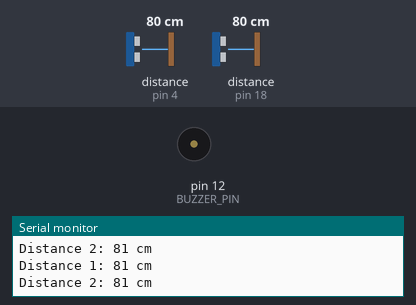
Simulated run of this sketch. Board: Arduino Uno, built with avr-gcc and run on an emulated ATmega328P. Shown: buzzer (waves = sounding, pin HIGH), the last lines printed to the serial monitor. Inputs (shaded band) come from the test bench; at power-on: distance to the obstacle (sensors on pin 4, pin 18) 80 cm. The echo pulse lasts 58.3 µs per cm.

Above: at 1.2 s.
1.3 s: distance to the obstacle (sensor on pin 4) set to 32 cm
2.8 s: distance to the obstacle (sensor on pin 4) set to 28 cm
At 3.3 s:
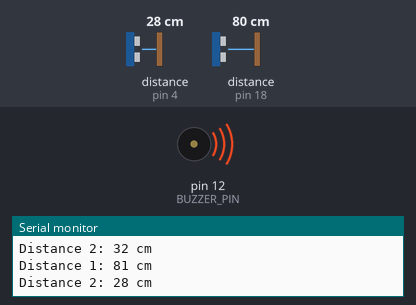
5.8 s: distance to the obstacle (sensor on pin 4) set to 35 cm
At 6.2 s:
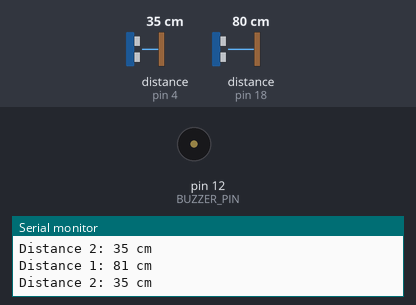
7.3 s: distance to the obstacle (sensor on pin 4) set to 2 cm
At 7.8 s:
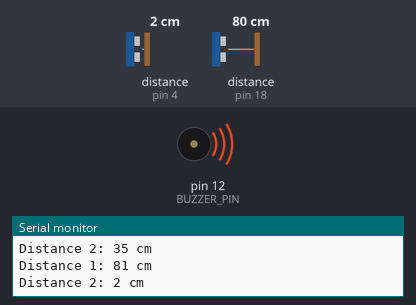
Timing chart, 0 to 10.3 s (numbered marks = the images above; inputs shaded):
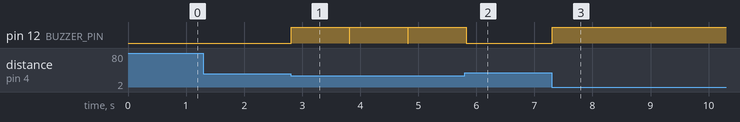

The sketch:

object_detection.ino
```cpp
#include <NewPing.h>

#define TRIG_PIN_1 5  // GPIO pin connected to the TRIG pin of the first ultrasonic sensor
#define ECHO_PIN_1 18 // GPIO pin connected to the ECHO pin of the first ultrasonic sensor

#define TRIG_PIN_2 2  // GPIO pin connected to the TRIG pin of the second ultrasonic sensor
#define ECHO_PIN_2 4 // GPIO pin connected to the ECHO pin of the second ultrasonic sensor

#define BUZZER_PIN 12   // GPIO pin connected to the buzzer
#define MAX_DISTANCE 200 // Maximum distance for obstacle detection in centimeters
#define BUZZER_DELAY 1000 // Duration of the buzzer sound in milliseconds

NewPing sonar1(TRIG_PIN_1, ECHO_PIN_1, MAX_DISTANCE); // Create a NewPing object for the first sensor
NewPing sonar2(TRIG_PIN_2, ECHO_PIN_2, MAX_DISTANCE); // Create a NewPing object for the second sensor

void setup() {
  pinMode(BUZZER_PIN, OUTPUT);
  Serial.begin(115200);
}

void loop() {
  unsigned int distance1 = sonar1.ping_cm(); // Get the distance from the first ultrasonic sensor in centimeters
  unsigned int distance2 = sonar2.ping_cm(); // Get the distance from the second ultrasonic sensor in centimeters

  Serial.print("Distance 1: ");
  Serial.print(distance1);
  Serial.println(" cm");

  Serial.print("Distance 2: ");
  Serial.print(distance2);
  Serial.println(" cm");

  if (distance1 <= 30 || distance2 <= 30) { // Adjust this threshold according to your needs
    // An obstacle is detected, activate the buzzer
    digitalWrite(BUZZER_PIN, HIGH);
    delay(BUZZER_DELAY);
    digitalWrite(BUZZER_PIN, LOW);
  }
}
```

Measured:
- the behaviour switches between 31 and 30 cm on distance to the obstacle (sensor on pin 4) (found by bisection; images 0 and 1)
- after the input at 2.8 s, pin 12 (BUZZER_PIN): alternates HIGH for 1.0 s and LOW for 0.01 s, starting at once
- after the input at 5.8 s, pin 12 (BUZZER_PIN): goes on until 5.8 s, then stays LOW
- after the input at 7.3 s, pin 12 (BUZZER_PIN): LOW → HIGH at once
